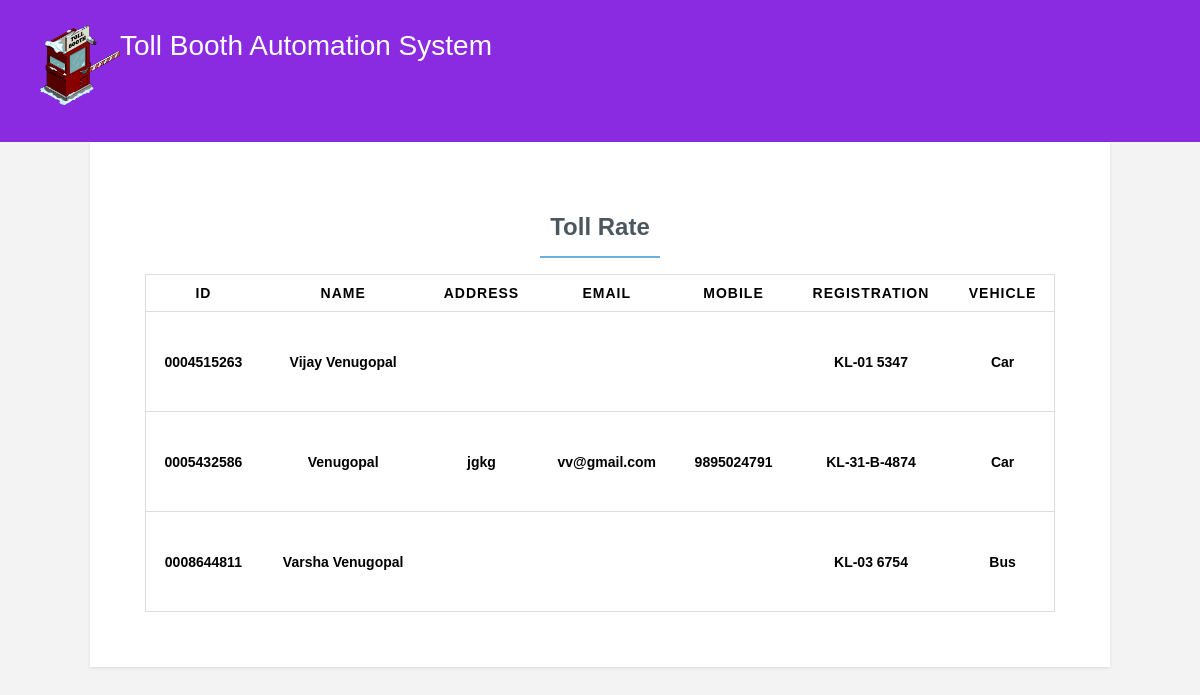
Screenshot of /view_vehicle.php with the database file from the repository.
### tables this page shows
CREATE TABLE IF NOT EXISTS `vehicles` (
  `rfidcode` varchar(20) NOT NULL,
  `username` varchar(50) NOT NULL,
  `address` varchar(100) NOT NULL,
  `email` varchar(50) NOT NULL,
  `mob` varchar(12) NOT NULL,
  `registration` varchar(20) NOT NULL,
  `vehicle` varchar(20) NOT NULL,
  PRIMARY KEY (`rfidcode`)
);

### view_vehicle.php (the view, shortened to what this page needs)
<!DOCTYPE html>
<html>
<body>
<head>
	<link rel="stylesheet" href="css/demo.css">
	<link rel="stylesheet" href="css/form-basic.css">
</head>
	<header>
		<h1><img width="80" height="80" src="toll-booth.png"></h1><h1>Toll Booth Automation System</h1>
    </header>
    <div class="main-content">
<form class="form-basic" method="post">
<?php
$connect = mysqli_connect("localhost", "root", "", "rfid");
$query = "SELECT * FROM `vehicles`";
$result = mysqli_query($connect, $query);
$output = '
<br />
<h1 align="center">Toll Rate</h1><br><br>
<table>
<thead>
 <tr>
   <th>ID</th>
      <th>Name</th>
      <th>Address</th>
	  <th>Email</th>
	   <th>Mobile</th>
	    <th>Registration</th>
		<th>Vehicle</th>
 </tr>
 <thead>
 <tbody>
';
while($row = mysqli_fetch_array($result))
{
 $output .= '
 <tr>
  <td data-title="ID">'.$row["rfidcode"].'</td>
  <td data-title="Name">'.$row["username"].'</td>
  <td data-title="Address">'.$row["address"].'</td>
  <td data-title="Email">'.$row["email"].'</td>
  <td data-title="Mobile">'.$row["mob"].'</td>
  <td data-title="Registration">'.$row["registration"].'</td>
  <td data-title="Vehicle">'.$row["vehicle"].'</td>
 </tr></tbody>
 ';
}
$output .= '</table>';
echo $output;
?>
		</form>
    </div>
</body>
</html>

### css/demo.css (style rules this page uses)
* { margin: 0; padding: 0; box-sizing: border-box; }
html { background-color: #efefef; }
body { font:14px/1.5 Arial, Helvetica, sans-serif; margin:0; }
tbody { height: 100px; overflow-y: auto; overflow-x: hidden; }
header { box-sizing: border-box; text-align: center; width: 100%; padding: 25px 40px; background-color: blueviolet; overflow: hidden; }
header h1 { text-align-last: justify; float: left; font: bold 60px/1.5 inherit; font-weight: 150; color: #fff; }
.main-content { margin-bottom: 75px; }
body { font-family: arial; }

### css/form-basic.css (style rules this page uses)
html { background-color: #f3f3f3; }
.form-basic table { border: 1px solid #ccc; width: 100%; margin:0; padding:0; border-collapse: collapse; border-spacing: 0; }
.form-basic table tr { border: 1px solid #ddd; padding: 5px; }
.form-basic table th, table td { padding: 10px; text-align: center; }
.form-basic table th { text-transform: uppercase; font-size: 14px; letter-spacing: 1px; }
.form-basic { max-width: 1020px; margin: 0 auto; padding: 55px; box-sizing: border-box; background-color: #ffffff; box-shadow: 0 1px 3px 0 rgba(0, 0, 0, 0.1); font: bold 14px sans-serif; text-align: center; }
.form-basic h1 { display: inline-block; box-sizing: border-box; color: #4c565e; font-size: 24px; padding: 0 10px 15px; border-bottom: 2px solid #6caee0; margin: 0; }

### rows the page displays
vehicles: rfidcode "0004515263", username "Vijay Venugopal", registration "KL-01 5347", vehicle "Car"
vehicles: rfidcode "0005432586", username "Venugopal", address "jgkg", email "vv@gmail.com", mob "9895024791", registration "KL-31-B-4874", vehicle "Car"
vehicles: rfidcode "0008644811", username "Varsha Venugopal", registration "KL-03 6754", vehicle "Bus"
